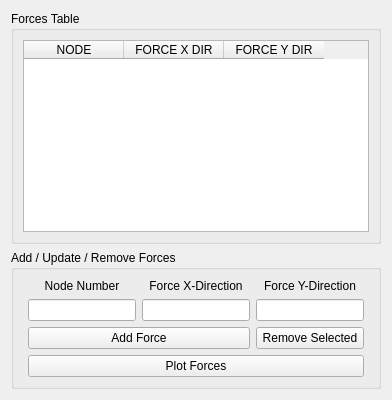
         <widget class="QWidget" name="Forces_Tab">
          <attribute name="title">
           <string>Forces</string>
          </attribute>
          <layout class="QHBoxLayout" name="horizontalLayout_9">
           <item>
            <layout class="QVBoxLayout" name="verticalLayout_7" stretch="2,0">
             <item>
              <widget class="QGroupBox" name="groupBox_7">
               <property name="title">
                <string>Forces Table</string>
               </property>
               <layout class="QHBoxLayout" name="horizontalLayout_10">
                <item>
                 <widget class="QTableWidget" name="Force_Table_Widget">
                  <property name="alternatingRowColors">
                   <bool>true</bool>
                  </property>
                  <property name="sortingEnabled">
                   <bool>false</bool>
                  </property>
                  <property name="rowCount">
                   <number>0</number>
                  </property>
                  <column>
                   <property name="text">
                    <string>NODE</string>
                   </property>
                   <property name="textAlignment">
                    <set>AlignCenter</set>
                   </property>
                  </column>
                  <column>
                   <property name="text">
                    <string>FORCE X DIR</string>
                   </property>
                   <property name="textAlignment">
                    <set>AlignCenter</set>
                   </property>
                  </column>
                  <column>
                   <property name="text">
                    <string>FORCE Y DIR</string>
                   </property>
                   <property name="textAlignment">
                    <set>AlignCenter</set>
                   </property>
                  </column>
                 </widget>
                </item>
               </layout>
              </widget>
             </item>
             <item>
              <widget class="QGroupBox" name="groupBox_8">
               <property name="title">
                <string>Add / Update / Remove Forces</string>
               </property>
               <layout class="QHBoxLayout" name="horizontalLayout_11">
                <item>
                 <layout class="QGridLayout" name="Add_Remove_Forces_Grid">
                  <property name="leftMargin">
                   <number>5</number>
                  </property>
                  <property name="rightMargin">
                   <number>5</number>
                  </property>
                  <item row="0" column="2">
                   <widget class="QLabel" name="Force_Y_Label">
                    <property name="text">
                     <string>Force Y-Direction</string>
                    </property>
                    <property name="alignment">
                     <set>Qt::AlignCenter</set>
                    </property>
                   </widget>
                  </item>
                  <item row="1" column="1">
                   <widget class="QLineEdit" name="Force_X_LEdit">
                    <property name="alignment">
                     <set>Qt::AlignCenter</set>
                    </property>
                   </widget>
                  </item>
                  <item row="1" column="0">
                   <widget class="QLineEdit" name="Force_Node_Number_LEdit">
                    <property name="alignment">
                     <set>Qt::AlignCenter</set>
                    </property>
                   </widget>
                  </item>
                  <item row="1" column="2">
                   <widget class="QLineEdit" name="Force_Y_LEdit">
                    <property name="alignment">
                     <set>Qt::AlignCenter</set>
                    </property>
                   </widget>
                  </item>
                  <item row="0" column="0">
                   <widget class="QLabel" name="Force_Node_Number_Label">
                    <property name="text">
                     <string>Node Number</string>
                    </property>
                    <property name="alignment">
                     <set>Qt::AlignCenter</set>
                    </property>
                   </widget>
                  </item>
                  <item row="2" column="2">
                   <widget class="QPushButton" name="Remove_Force_Button">
                    <property name="sizePolicy">
                     <sizepolicy hsizetype="Minimum" vsizetype="Expanding">
                      <horstretch>0</horstretch>
                      <verstretch>0</verstretch>
                     </sizepolicy>
                    </property>
                    <property name="text">
                     <string>Remove Selected</string>
                    </property>
                   </widget>
                  </item>
                  <item row="0" column="1">
                   <widget class="QLabel" name="Force_X_Label">
                    <property name="text">
                     <string>Force X-Direction</string>
                    </property>
                    <property name="alignment">
                     <set>Qt::AlignCenter</set>
                    </property>
                   </widget>
                  </item>
                  <item row="3" column="0" colspan="3">
                   <widget class="QPushButton" name="Plot_Forces_Button">
                    <property name="text">
                     <string>Plot Forces</string>
                    </property>
                   </widget>
                  </item>
                  <item row="2" column="0" colspan="2">
                   <widget class="QPushButton" name="Add_Force_Button">
                    <property name="sizePolicy">
                     <sizepolicy hsizetype="Minimum" vsizetype="Expanding">
                      <horstretch>0</horstretch>
                      <verstretch>0</verstretch>
                     </sizepolicy>
                    </property>
                    <property name="text">
                     <string>Add Force</string>
                    </property>
                   </widget>
                  </item>
                 </layout>
                </item>
               </layout>
              </widget>
             </item>
            </layout>
           </item>
          </layout>
         </widget>
